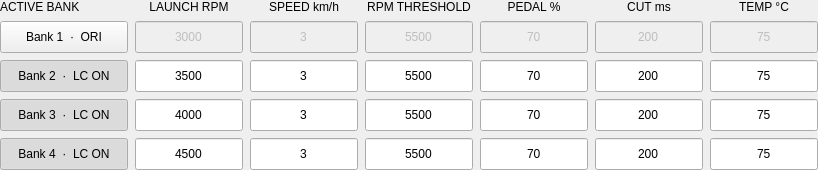
                <widget class="QWidget" name="banksWidget">
                 <layout class="QGridLayout" name="bankGrid" columnstretch="0,1,1,1,1,1,1">
                  <property name="leftMargin">
                   <number>0</number>
                  </property>
                  <property name="topMargin">
                   <number>0</number>
                  </property>
                  <property name="rightMargin">
                   <number>0</number>
                  </property>
                  <property name="bottomMargin">
                   <number>0</number>
                  </property>
                  <property name="spacing">
                   <number>7</number>
                  </property>
                  <item row="0" column="0">
                   <widget class="QLabel" name="bankHeader0">
                    <property name="text">
                     <string>ACTIVE BANK</string>
                    </property>
                    <property name="role" stdset="0">
                     <string>columnLabel</string>
                    </property>
                   </widget>
                  </item>
                  <item row="0" column="1">
                   <widget class="QLabel" name="bankHeader1">
                    <property name="text">
                     <string>LAUNCH RPM</string>
                    </property>
                    <property name="role" stdset="0">
                     <string>columnLabel</string>
                    </property>
                    <property name="alignment">
                     <set>Qt::AlignCenter</set>
                    </property>
                   </widget>
                  </item>
                  <item row="0" column="2">
                   <widget class="QLabel" name="bankHeader2">
                    <property name="text">
                     <string>SPEED km/h</string>
                    </property>
                    <property name="role" stdset="0">
                     <string>columnLabel</string>
                    </property>
                    <property name="alignment">
                     <set>Qt::AlignCenter</set>
                    </property>
                   </widget>
                  </item>
                  <item row="0" column="3">
                   <widget class="QLabel" name="bankHeader3">
                    <property name="text">
                     <string>RPM THRESHOLD</string>
                    </property>
                    <property name="role" stdset="0">
                     <string>columnLabel</string>
                    </property>
                    <property name="alignment">
                     <set>Qt::AlignCenter</set>
                    </property>
                   </widget>
                  </item>
                  <item row="0" column="4">
                   <widget class="QLabel" name="bankHeader4">
                    <property name="text">
                     <string>PEDAL %</string>
                    </property>
                    <property name="role" stdset="0">
                     <string>columnLabel</string>
                    </property>
                    <property name="alignment">
                     <set>Qt::AlignCenter</set>
                    </property>
                   </widget>
                  </item>
                  <item row="0" column="5">
                   <widget class="QLabel" name="bankHeader5">
                    <property name="text">
                     <string>CUT ms</string>
                    </property>
                    <property name="role" stdset="0">
                     <string>columnLabel</string>
                    </property>
                    <property name="alignment">
                     <set>Qt::AlignCenter</set>
                    </property>
                   </widget>
                  </item>
                  <item row="0" column="6">
                   <widget class="QLabel" name="bankHeader6">
                    <property name="text">
                     <string>TEMP °C</string>
                    </property>
                    <property name="role" stdset="0">
                     <string>columnLabel</string>
                    </property>
                    <property name="alignment">
                     <set>Qt::AlignCenter</set>
                    </property>
                   </widget>
                  </item>
                  <item row="1" column="0">
                   <widget class="QPushButton" name="bank1Button">
                    <property name="text">
                     <string>Bank 1  ·  ORI</string>
                    </property>
                    <property name="role" stdset="0">
                     <string>bank</string>
                    </property>
                    <property name="checkable">
                     <bool>true</bool>
                    </property>
                    <property name="checked">
                     <bool>false</bool>
                    </property>
                    <property name="minimumSize">
                     <size>
                      <width>128</width>
                      <height>32</height>
                     </size>
                    </property>
                    <property name="toolTip">
                     <string>Enable or disable Launch Control for bank 1.</string>
                    </property>
                   </widget>
                  </item>
                  <item row="1" column="1">
                   <widget class="QLineEdit" name="bank1_launchEdit">
                    <property name="text">
                     <string>3000</string>
                    </property>
                    <property name="alignment">
                     <set>Qt::AlignCenter</set>
                    </property>
                    <property name="minimumSize">
                     <size>
                      <width>60</width>
                      <height>32</height>
                     </size>
                    </property>
                    <property name="toolTip">
                     <string>Launch Control RPM for this bank.</string>
                    </property>
                    <property name="accessibleName">
                     <string>Bank 1: LAUNCH RPM</string>
                    </property>
                    <property name="enabled">
                     <bool>false</bool>
                    </property>
                   </widget>
                  </item>
                  <item row="1" column="2">
                   <widget class="QLineEdit" name="bank1_speedEdit">
                    <property name="text">
                     <string>3</string>
                    </property>
                    <property name="alignment">
                     <set>Qt::AlignCenter</set>
                    </property>
                    <property name="minimumSize">
                     <size>
                      <width>60</width>
                      <height>32</height>
                     </size>
                    </property>
                    <property name="toolTip">
                     <string>Vehicle speed threshold, in km/h.</string>
                    </property>
                    <property name="accessibleName">
                     <string>Bank 1: SPEED km/h</string>
                    </property>
                    <property name="enabled">
                     <bool>false</bool>
                    </property>
                   </widget>
                  </item>
                  <item row="1" column="3">
                   <widget class="QLineEdit" name="bank1_rpmEdit">
                    <property name="text">
                     <string>5500</string>
                    </property>
                    <property name="alignment">
                     <set>Qt::AlignCenter</set>
                    </property>
                    <property name="minimumSize">
                     <size>
                      <width>60</width>
                      <height>32</height>
                     </size>
                    </property>
                    <property name="toolTip">
                     <string>RPM threshold used by the original LC / NLS routine.</string>
                    </property>
                    <property name="accessibleName">
                     <string>Bank 1: RPM THRESHOLD</string>
                    </property>
                    <property name="enabled">
                     <bool>false</bool>
                    </property>
                   </widget>
                  </item>
                  <item row="1" column="4">
                   <widget class="QLineEdit" name="bank1_pedalEdit">
                    <property name="text">
                     <string>70</string>
                    </property>
                    <property name="alignment">
                     <set>Qt::AlignCenter</set>
                    </property>
                    <property name="minimumSize">
                     <size>
                      <width>60</width>
                      <height>32</height>
                     </size>
                    </property>
                    <property name="toolTip">
                     <string>Accelerator pedal threshold, in percent.</string>
                    </property>
                    <property name="accessibleName">
                     <string>Bank 1: PEDAL %</string>
                    </property>
                    <property name="enabled">
                     <bool>false</bool>
                    </property>
                   </widget>
                  </item>
                  <item row="1" column="5">
                   <widget class="QLineEdit" name="bank1_cutEdit">
                    <property name="text">
                     <string>200</string>
                    </property>
                    <property name="alignment">
                     <set>Qt::AlignCenter</set>
                    </property>
                    <property name="minimumSize">
                     <size>
                      <width>60</width>
                      <height>32</height>
                     </size>
                    </property>
                    <property name="toolTip">
                     <string>Ignition cut duration, in ms. Must be a multiple of 20.</string>
                    </property>
                    <property name="accessibleName">
                     <string>Bank 1: CUT ms</string>
                    </property>
                    <property name="enabled">
                     <bool>false</bool>
                    </property>
                   </widget>
                  </item>
                  <item row="1" column="6">
                   <widget class="QLineEdit" name="bank1_tempEdit">
                    <property name="text">
                     <string>75</string>
                    </property>
                    <property name="alignment">
                     <set>Qt::AlignCenter</set>
                    </property>
                    <property name="minimumSize">
                     <size>
                      <width>60</width>
                      <height>32</height>
                     </size>
                    </property>
                    <property name="toolTip">
                     <string>Temperature value stored in the bank configuration. The original runtime logic is unchanged.</string>
                    </property>
                    <property name="accessibleName">
                     <string>Bank 1: TEMP °C</string>
                    </property>
                    <property name="enabled">
                     <bool>false</bool>
                    </property>
                   </widget>
                  </item>
                  <item row="2" column="0">
                   <widget class="QPushButton" name="bank2Button">
                    <property name="text">
                     <string>Bank 2  ·  LC ON</string>
                    </property>
                    <property name="role" stdset="0">
                     <string>bank</string>
                    </property>
                    <property name="checkable">
                     <bool>true</bool>
                    </property>
                    <property name="checked">
                     <bool>true</bool>
                    </property>
                    <property name="minimumSize">
                     <size>
                      <width>128</width>
                      <height>32</height>
                     </size>
                    </property>
                    <property name="toolTip">
                     <string>Enable or disable Launch Control for bank 2.</string>
                    </property>
                   </widget>
                  </item>
                  <item row="2" column="1">
                   <widget class="QLineEdit" name="bank2_launchEdit">
                    <property name="text">
                     <string>3500</string>
                    </property>
                    <property name="alignment">
                     <set>Qt::AlignCenter</set>
                    </property>
                    <property name="minimumSize">
                     <size>
                      <width>60</width>
                      <height>32</height>
                     </size>
                    </property>
                    <property name="toolTip">
                     <string>Launch Control RPM for this bank.</string>
                    </property>
                    <property name="accessibleName">
                     <string>Bank 2: LAUNCH RPM</string>
                    </property>
                    <property name="enabled">
                     <bool>true</bool>
                    </property>
                   </widget>
                  </item>
                  <item row="2" column="2">
                   <widget class="QLineEdit" name="bank2_speedEdit">
                    <property name="text">
                     <string>3</string>
                    </property>
                    <property name="alignment">
                     <set>Qt::AlignCenter</set>
                    </property>
                    <property name="minimumSize">
                     <size>
                      <width>60</width>
                      <height>32</height>
                     </size>
                    </property>
                    <property name="toolTip">
                     <string>Vehicle speed threshold, in km/h.</string>
                    </property>
                    <property name="accessibleName">
                     <string>Bank 2: SPEED km/h</string>
                    </property>
                    <property name="enabled">
                     <bool>true</bool>
                    </property>
                   </widget>
                  </item>
                  <item row="2" column="3">
                   <widget class="QLineEdit" name="bank2_rpmEdit">
                    <property name="text">
                     <string>5500</string>
                    </property>
                    <property name="alignment">
                     <set>Qt::AlignCenter</set>
                    </property>
                    <property name="minimumSize">
                     <size>
                      <width>60</width>
                      <height>32</height>
                     </size>
                    </property>
                    <property name="toolTip">
                     <string>RPM threshold used by the original LC / NLS routine.</string>
                    </property>
                    <property name="accessibleName">
                     <string>Bank 2: RPM THRESHOLD</string>
                    </property>
                    <property name="enabled">
                     <bool>true</bool>
                    </property>
                   </widget>
                  </item>
                  <item row="2" column="4">
                   <widget class="QLineEdit" name="bank2_pedalEdit">
                    <property name="text">
                     <string>70</string>
                    </property>
                    <property name="alignment">
                     <set>Qt::AlignCenter</set>
                    </property>
                    <property name="minimumSize">
                     <size>
                      <width>60</width>
                      <height>32</height>
                     </size>
                    </property>
                    <property name="toolTip">
                     <string>Accelerator pedal threshold, in percent.</string>
                    </property>
                    <property name="accessibleName">
                     <string>Bank 2: PEDAL %</string>
                    </property>
                    <property name="enabled">
                     <bool>true</bool>
                    </property>
                   </widget>
                  </item>
                  <item row="2" column="5">
                   <widget class="QLineEdit" name="bank2_cutEdit">
                    <property name="text">
                     <string>200</string>
                    </property>
                    <property name="alignment">
                     <set>Qt::AlignCenter</set>
                    </property>
                    <property name="minimumSize">
                     <size>
                      <width>60</width>
                      <height>32</height>
                     </size>
                    </property>
                    <property name="toolTip">
                     <string>Ignition cut duration, in ms. Must be a multiple of 20.</string>
                    </property>
                    <property name="accessibleName">
                     <string>Bank 2: CUT ms</string>
                    </property>
                    <property name="enabled">
                     <bool>true</bool>
                    </property>
                   </widget>
                  </item>
                  <item row="2" column="6">
                   <widget class="QLineEdit" name="bank2_tempEdit">
                    <property name="text">
                     <string>75</string>
                    </property>
                    <property name="alignment">
                     <set>Qt::AlignCenter</set>
                    </property>
                    <property name="minimumSize">
                     <size>
                      <width>60</width>
                      <height>32</height>
                     </size>
                    </property>
                    <property name="toolTip">
                     <string>Temperature value stored in the bank configuration. The original runtime logic is unchanged.</string>
                    </property>
                    <property name="accessibleName">
                     <string>Bank 2: TEMP °C</string>
                    </property>
                    <property name="enabled">
                     <bool>true</bool>
                    </property>
                   </widget>
                  </item>
                  <item row="3" column="0">
                   <widget class="QPushButton" name="bank3Button">
                    <property name="text">
                     <string>Bank 3  ·  LC ON</string>
                    </property>
                    <property name="role" stdset="0">
                     <string>bank</string>
                    </property>
                    <property name="checkable">
                     <bool>true</bool>
                    </property>
                    <property name="checked">
                     <bool>true</bool>
                    </property>
                    <property name="minimumSize">
                     <size>
                      <width>128</width>
                      <height>32</height>
                     </size>
                    </property>
                    <property name="toolTip">
                     <string>Enable or disable Launch Control for bank 3.</string>
                    </property>
                   </widget>
                  </item>
                  <item row="3" column="1">
                   <widget class="QLineEdit" name="bank3_launchEdit">
                    <property name="text">
                     <string>4000</string>
                    </property>
                    <property name="alignment">
                     <set>Qt::AlignCenter</set>
                    </property>
                    <property name="minimumSize">
                     <size>
                      <width>60</width>
                      <height>32</height>
                     </size>
                    </property>
                    <property name="toolTip">
                     <string>Launch Control RPM for this bank.</string>
                    </property>
                    <property name="accessibleName">
                     <string>Bank 3: LAUNCH RPM</string>
                    </property>
                    <property name="enabled">
                     <bool>true</bool>
                    </property>
                   </widget>
                  </item>
                  <item row="3" column="2">
                   <widget class="QLineEdit" name="bank3_speedEdit">
                    <property name="text">
                     <string>3</string>
                    </property>
                    <property name="alignment">
                     <set>Qt::AlignCenter</set>
                    </property>
                    <property name="minimumSize">
                     <size>
                      <width>60</width>
                      <height>32</height>
                     </size>
                    </property>
                    <property name="toolTip">
                     <string>Vehicle speed threshold, in km/h.</string>
                    </property>
                    <property name="accessibleName">
                     <string>Bank 3: SPEED km/h</string>
                    </property>
                    <property name="enabled">
                     <bool>true</bool>
                    </property>
                   </widget>
                  </item>
                  <item row="3" column="3">
                   <widget class="QLineEdit" name="bank3_rpmEdit">
                    <property name="text">
                     <string>5500</string>
                    </property>
                    <property name="alignment">
                     <set>Qt::AlignCenter</set>
                    </property>
                    <property name="minimumSize">
                     <size>
                      <width>60</width>
                      <height>32</height>
                     </size>
                    </property>
                    <property name="toolTip">
                     <string>RPM threshold used by the original LC / NLS routine.</string>
                    </property>
                    <property name="accessibleName">
                     <string>Bank 3: RPM THRESHOLD</string>
                    </property>
                    <property name="enabled">
                     <bool>true</bool>
                    </property>
                   </widget>
                  </item>
                  <item row="3" column="4">
                   <widget class="QLineEdit" name="bank3_pedalEdit">
                    <property name="text">
                     <string>70</string>
                    </property>
                    <property name="alignment">
                     <set>Qt::AlignCenter</set>
                    </property>
                    <property name="minimumSize">
                     <size>
                      <width>60</width>
                      <height>32</height>
                     </size>
                    </property>
                    <property name="toolTip">
                     <string>Accelerator pedal threshold, in percent.</string>
                    </property>
                    <property name="accessibleName">
                     <string>Bank 3: PEDAL %</string>
                    </property>
                    <property name="enabled">
                     <bool>true</bool>
                    </property>
                   </widget>
                  </item>
                  <item row="3" column="5">
                   <widget class="QLineEdit" name="bank3_cutEdit">
                    <property name="text">
                     <string>200</string>
                    </property>
                    <property name="alignment">
                     <set>Qt::AlignCenter</set>
                    </property>
                    <property name="minimumSize">
                     <size>
                      <width>60</width>
                      <height>32</height>
                     </size>
                    </property>
                    <property name="toolTip">
                     <string>Ignition cut duration, in ms. Must be a multiple of 20.</string>
                    </property>
                    <property name="accessibleName">
                     <string>Bank 3: CUT ms</string>
                    </property>
                    <property name="enabled">
                     <bool>true</bool>
                    </property>
                   </widget>
                  </item>
                  <item row="3" column="6">
                   <widget class="QLineEdit" name="bank3_tempEdit">
                    <property name="text">
                     <string>75</string>
                    </property>
                    <property name="alignment">
                     <set>Qt::AlignCenter</set>
                    </property>
                    <property name="minimumSize">
                     <size>
                      <width>60</width>
                      <height>32</height>
                     </size>
                    </property>
                    <property name="toolTip">
                     <string>Temperature value stored in the bank configuration. The original runtime logic is unchanged.</string>
                    </property>
                    <property name="accessibleName">
                     <string>Bank 3: TEMP °C</string>
                    </property>
                    <property name="enabled">
                     <bool>true</bool>
                    </property>
                   </widget>
                  </item>
                  <item row="4" column="0">
                   <widget class="QPushButton" name="bank4Button">
                    <property name="text">
                     <string>Bank 4  ·  LC ON</string>
                    </property>
                    <property name="role" stdset="0">
                     <string>bank</string>
                    </property>
                    <property name="checkable">
                     <bool>true</bool>
                    </property>
                    <property name="checked">
                     <bool>true</bool>
                    </property>
                    <property name="minimumSize">
                     <size>
                      <width>128</width>
                      <height>32</height>
                     </size>
                    </property>
                    <property name="toolTip">
                     <string>Enable or disable Launch Control for bank 4.</string>
                    </property>
                   </widget>
                  </item>
                  <item row="4" column="1">
                   <widget class="QLineEdit" name="bank4_launchEdit">
                    <property name="text">
                     <string>4500</string>
                    </property>
                    <property name="alignment">
                     <set>Qt::AlignCenter</set>
                    </property>
                    <property name="minimumSize">
                     <size>
                      <width>60</width>
                      <height>32</height>
                     </size>
                    </property>
                    <property name="toolTip">
                     <string>Launch Control RPM for this bank.</string>
                    </property>
                    <property name="accessibleName">
                     <string>Bank 4: LAUNCH RPM</string>
                    </property>
                    <property name="enabled">
                     <bool>true</bool>
                    </property>
                   </widget>
                  </item>
                  <item row="4" column="2">
                   <widget class="QLineEdit" name="bank4_speedEdit">
                    <property name="text">
                     <string>3</string>
                    </property>
                    <property name="alignment">
                     <set>Qt::AlignCenter</set>
                    </property>
                    <property name="minimumSize">
                     <size>
                      <width>60</width>
                      <height>32</height>
                     </size>
                    </property>
                    <property name="toolTip">
                     <string>Vehicle speed threshold, in km/h.</string>
                    </property>
                    <property name="accessibleName">
                     <string>Bank 4: SPEED km/h</string>
                    </property>
                    <property name="enabled">
                     <bool>true</bool>
                    </property>
                   </widget>
                  </item>
                  <item row="4" column="3">
                   <widget class="QLineEdit" name="bank4_rpmEdit">
                    <property name="text">
                     <string>5500</string>
                    </property>
                    <property name="alignment">
                     <set>Qt::AlignCenter</set>
                    </property>
                    <property name="minimumSize">
                     <size>
                      <width>60</width>
                      <height>32</height>
                     </size>
                    </property>
                    <property name="toolTip">
                     <string>RPM threshold used by the original LC / NLS routine.</string>
                    </property>
                    <property name="accessibleName">
                     <string>Bank 4: RPM THRESHOLD</string>
                    </property>
                    <property name="enabled">
                     <bool>true</bool>
                    </property>
                   </widget>
                  </item>
                  <item row="4" column="4">
                   <widget class="QLineEdit" name="bank4_pedalEdit">
                    <property name="text">
                     <string>70</string>
                    </property>
                    <property name="alignment">
                     <set>Qt::AlignCenter</set>
                    </property>
                    <property name="minimumSize">
                     <size>
                      <width>60</width>
                      <height>32</height>
                     </size>
                    </property>
                    <property name="toolTip">
                     <string>Accelerator pedal threshold, in percent.</string>
                    </property>
                    <property name="accessibleName">
                     <string>Bank 4: PEDAL %</string>
                    </property>
                    <property name="enabled">
                     <bool>true</bool>
                    </property>
                   </widget>
                  </item>
                  <item row="4" column="5">
                   <widget class="QLineEdit" name="bank4_cutEdit">
                    <property name="text">
                     <string>200</string>
                    </property>
                    <property name="alignment">
                     <set>Qt::AlignCenter</set>
                    </property>
                    <property name="minimumSize">
                     <size>
                      <width>60</width>
                      <height>32</height>
                     </size>
                    </property>
                    <property name="toolTip">
                     <string>Ignition cut duration, in ms. Must be a multiple of 20.</string>
                    </property>
                    <property name="accessibleName">
                     <string>Bank 4: CUT ms</string>
                    </property>
                    <property name="enabled">
                     <bool>true</bool>
                    </property>
                   </widget>
                  </item>
                  <item row="4" column="6">
                   <widget class="QLineEdit" name="bank4_tempEdit">
                    <property name="text">
                     <string>75</string>
                    </property>
                    <property name="alignment">
                     <set>Qt::AlignCenter</set>
                    </property>
                    <property name="minimumSize">
                     <size>
                      <width>60</width>
                      <height>32</height>
                     </size>
                    </property>
                    <property name="toolTip">
                     <string>Temperature value stored in the bank configuration. The original runtime logic is unchanged.</string>
                    </property>
                    <property name="accessibleName">
                     <string>Bank 4: TEMP °C</string>
                    </property>
                    <property name="enabled">
                     <bool>true</bool>
                    </property>
                   </widget>
                  </item>
                 </layout>
                </widget>
